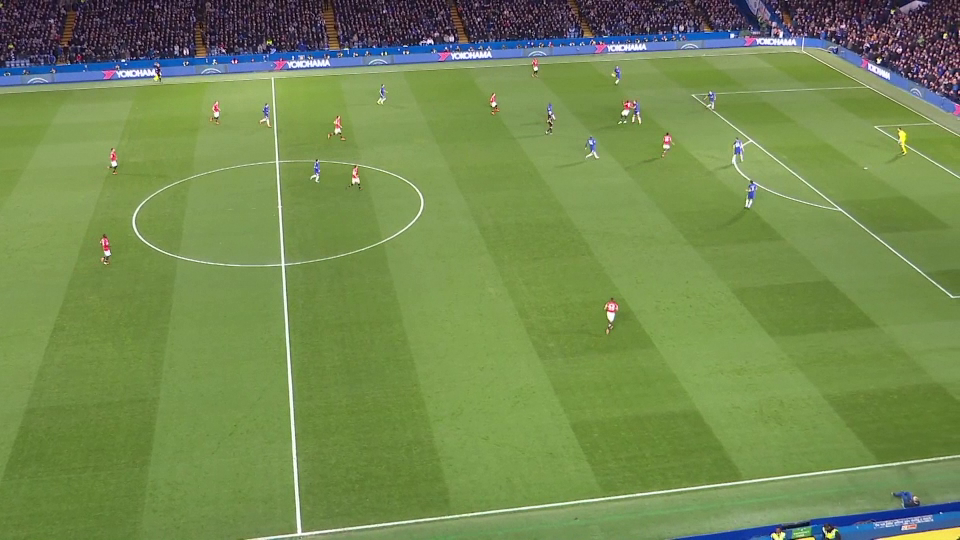
#> input picture samples/LD16L.png, 960 x 540 px, given in place of golvar3_TRIM.mp4, which was not available
$ python goalrecognition.py
#> lines starting #> are read from the running program, lines starting #| are printed output that depends on the picture; after the words box and inside, x2 and y2 are one past the last pixel; in counts of white or black regions, pixels touching at a corner belong together; pictures that were not available may be replaced by others from this repository, and a replacement may not be noted
import numpy as np
import cv2
from collections import deque
import argparse
import math

#darkest = (0,0,75)
#lightest = (0,0,100)
# define range of white color in HSV
# change it according to your need !
darkest = np.array([29,85,11], dtype=np.uint8)  #0,0,168  #29, 85, 11
lightest = np.array([64,225,255], dtype=np.uint8) #172, 111,255  # 64, 255, 255

# To use a video file as input
cap = cv2.VideoCapture('samples/golvar3_TRIM.mp4')


while True:
    # Read the frame
    ret, frame = cap.read()
#> frame is the input picture: shape (540, 960, 3); mean B, G, R 81.3, 138.7, 115.4
    # Convert to grayscale
    kernel_size = 11
    blurred = cv2.GaussianBlur(frame, (kernel_size, kernel_size), 0)
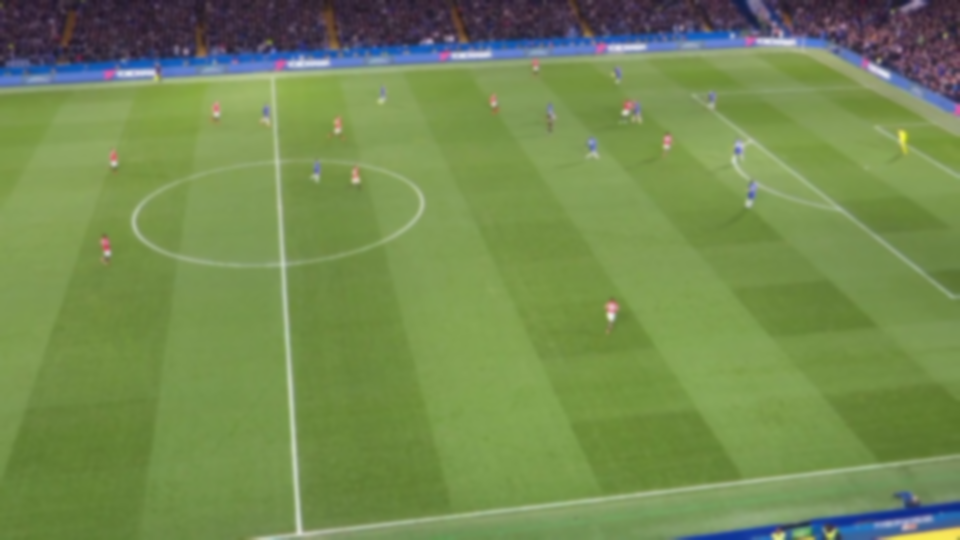
#> blurred: shape (540, 960, 3); mean B, G, R 81.4, 138.7, 115.4

    hsv = cv2.cvtColor(blurred,cv2.COLOR_BGR2HSV)
#> hsv: shape (540, 960, 3); mean H, S, V 53.6, 118.7, 143.2

    low_threshold = 126
    high_threshold = 308

    rho = 0.95  # distance resolution in pixels of the Hough grid
    theta = np.pi / 180  # angular resolution in radians of the Hough grid
    threshold = 100  # minimum number of votes (intersections in Hough grid cell)
    min_line_length = 250  # minimum number of pixels making up a line
    max_line_gap = 20  # maximum gap in pixels between connectable line segments
    line_image = np.copy(frame) * 0  # creating a blank to draw lines on
#> line_image: shape (540, 960, 3); every value is 0
    # some morphological operations (closing) to remove small blobs
    erode_element = cv2.getStructuringElement(cv2.MORPH_RECT, (4, 4))
    dilate_element = cv2.getStructuringElement(cv2.MORPH_RECT, (10, 10))

    mask = cv2.inRange(hsv, darkest, lightest)
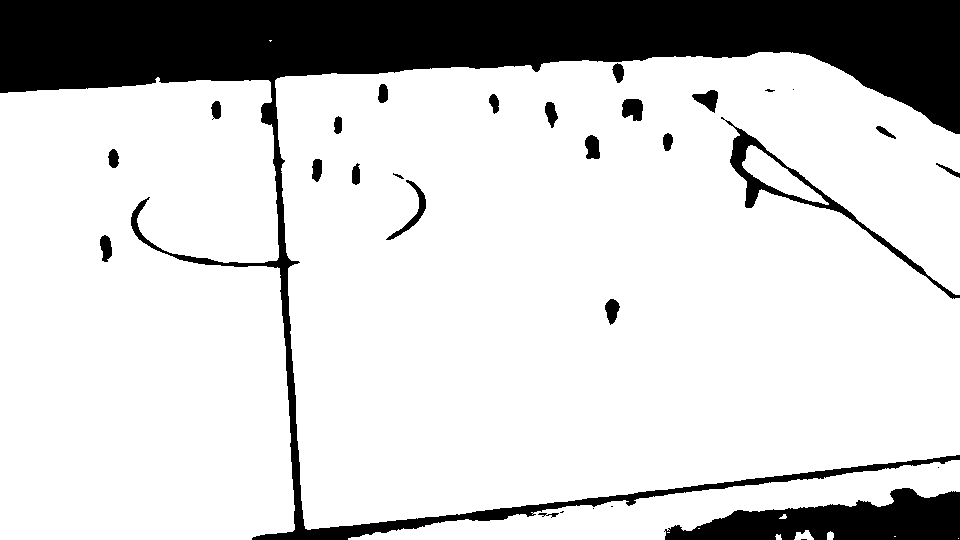
#> mask: shape (540, 960); 81.3% white; 30 black regions (7 under 20 px), largest, box (x1, y1, x2, y2) and area: (0, 0, 960, 540) 81412, (664, 488, 960, 540) 9237, (721, 117, 960, 299) 2612
    mask = cv2.erode(mask, erode_element, iterations=3)
#> mask: shape (540, 960); 74.6% white; 21 black regions, largest, box (x1, y1, x2, y2) and area: (0, 0, 960, 540) 101716, (661, 485, 960, 540) 10845, (689, 87, 960, 305) 8638
    mask = cv2.dilate(mask, dilate_element, iterations=3)
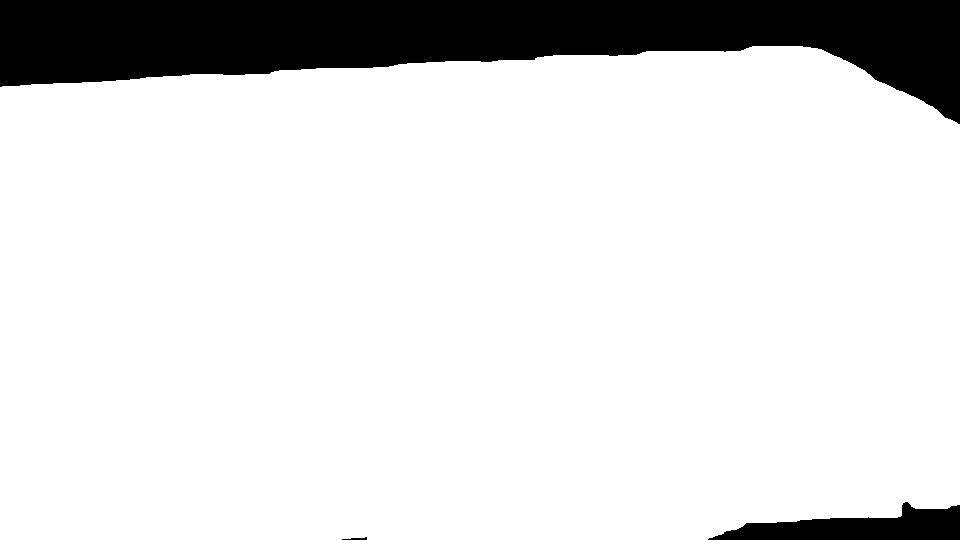
#> mask: shape (540, 960); 86.4% white; 3 black regions, box (x1, y1, x2, y2) and area: (0, 0, 960, 124) 65122, (708, 502, 960, 540) 5339, (342, 537, 367, 540) 43

    # Se hace aplica la máscara
    res = cv2.bitwise_and(frame, frame, mask=mask.copy())
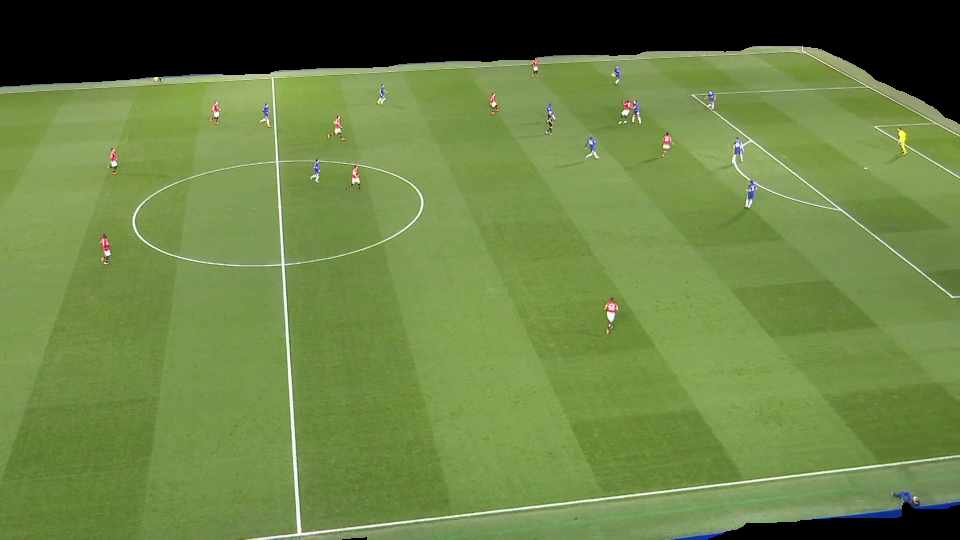
#> res: shape (540, 960, 3); mean B, G, R 67.5, 128.7, 105.2
    # convertir de hsv a escala de grises
    res_bgr = cv2.cvtColor(res, cv2.COLOR_HSV2BGR)
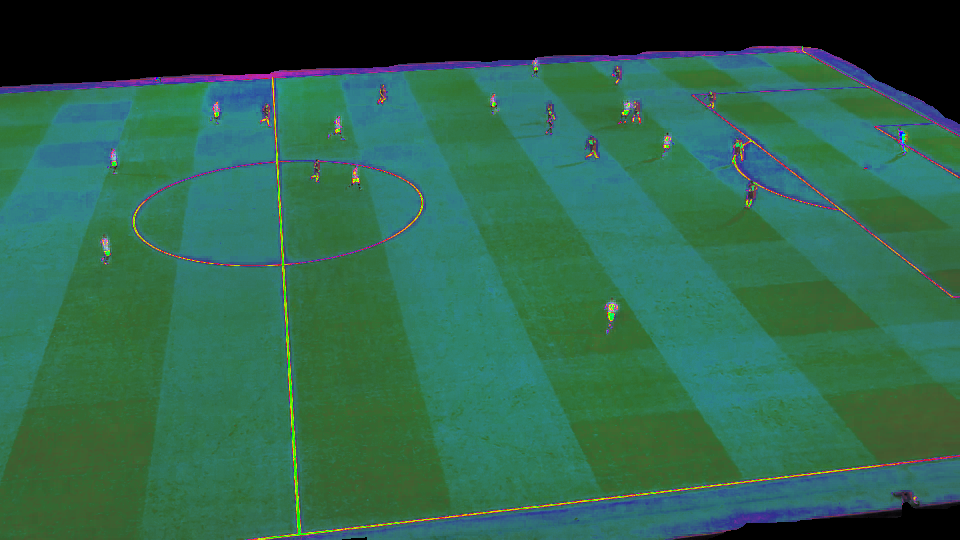
#> res_bgr: shape (540, 960, 3); mean B, G, R 76.8, 100.3, 45.8
    res_gray = cv2.cvtColor(res, cv2.COLOR_BGR2GRAY)
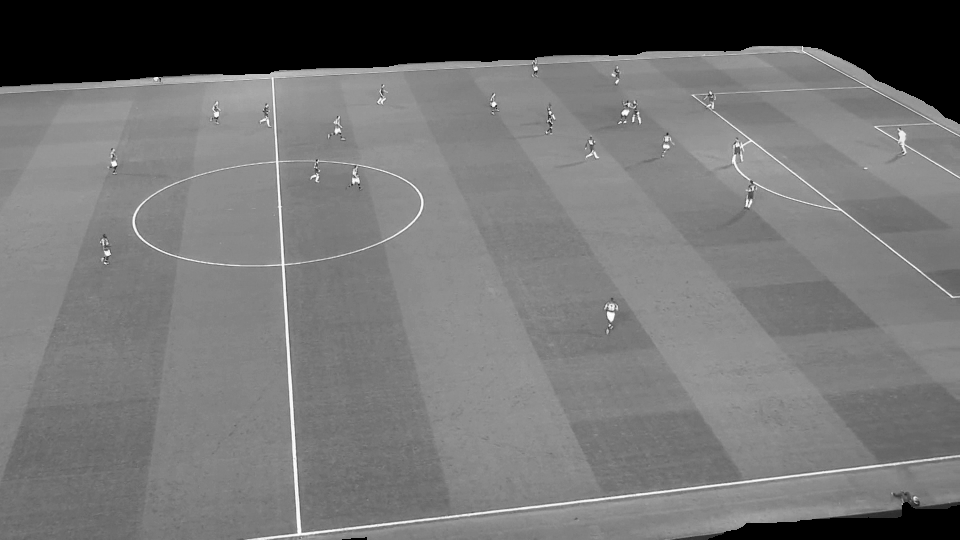
#> res_gray: shape (540, 960); min 0, max 255, mean 114.6
    edges = cv2.Canny(res_gray, low_threshold, high_threshold)
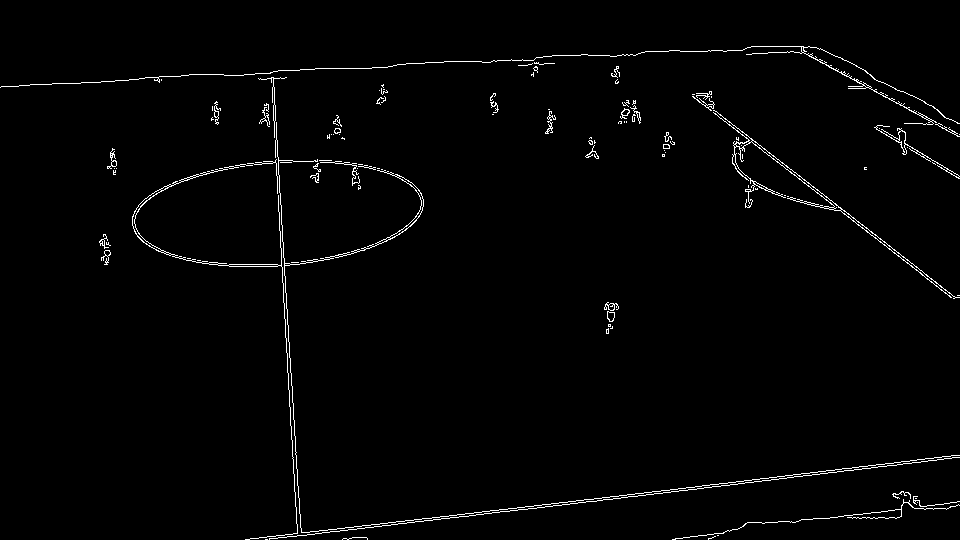
#> edges: shape (540, 960); 1.6% white in thin lines or dots

    # Run Hough on edge detected image
    # Output "lines" is an array containing endpoints of detected line segments
    lines = cv2.HoughLinesP(edges, rho, theta, threshold, np.array([]),
                        min_line_length, max_line_gap)
#> lines = [[567, 502, 957, 455], [508, 511, 955, 457], [694, 94, 953, 296], [271, 72, 288, 389], [693, 96, 950, 297], [283, 283, 297, 535], [249, 539, 542, 504], [274, 78, 289, 357], [473, 513, 859, 466]]


    cnts, _ = cv2.findContours(mask.copy(), cv2.RETR_EXTERNAL, cv2.CHAIN_APPROX_SIMPLE)
#> cnts = 1 contour; box (x1, y1, x2, y2) and area: (0, 46, 960, 540) 446512
    # on the color-masked, blurred and morphed image I apply the cv2.HoughCircles-method to detect circle-shaped objects
    detected_circles = cv2.HoughCircles(mask.copy(), cv2.HOUGH_GRADIENT, 1, 150, param1=100, param2=18, minRadius=20, maxRadius=200)
#> detected_circles = None

    Cx = Cy = 0
    Lx = Ly = 0

    if detected_circles is not None:
        for circle in detected_circles[0, :]:
            circled_orig = cv2.circle(frame, (circle[0], circle[1]), circle[2], (0,255,0),thickness=4)
            Cx = circle[0]
            Cy = circle[1]
            cv2.putText(frame, 'Pelota', (int(Cx-circle[2]), int(Cy-circle[2])), cv2.FONT_HERSHEY_SIMPLEX, 2, (0, 255, 0), 4, cv2.LINE_AA)
        cv2.imshow("original", circled_orig)

        if lines is not None:
            for line in lines:
                for x1,y1,x2,y2 in line:
                    cv2.line(line_image,(x1,y1),(x2,y2),(255,0,0),5)
                    Lx = (x1 + x2)/2
                    Ly = (y1 + y2)/2
            dist = math.sqrt(math.pow(Cx-Lx,2)+math.pow(Cy-Ly,2))
            if dist>200 and dist < 500 :
                cv2.putText(frame, 'GOOOOOOL!!!!', (int(Cx-400), int(Cy-100)), cv2.FONT_HERSHEY_SIMPLEX, 6, (0, 0, 255), 8, cv2.LINE_AA)
            # Draw the lines on the  image
            lines_edges = cv2.addWeighted(frame, 0.8, line_image, 1, 0)
            cv2.imshow("original", lines_edges)

    else:
        cv2.imshow("original", frame)

    cv2.imshow("image", mask)


    # Stop if escape key is pressed
    if cv2.waitKey(1) == 13:  # 13 is the Enter Key
#> (key Esc is pressed here)
            break


cv2.destroyAllWindows()
cap.release()
